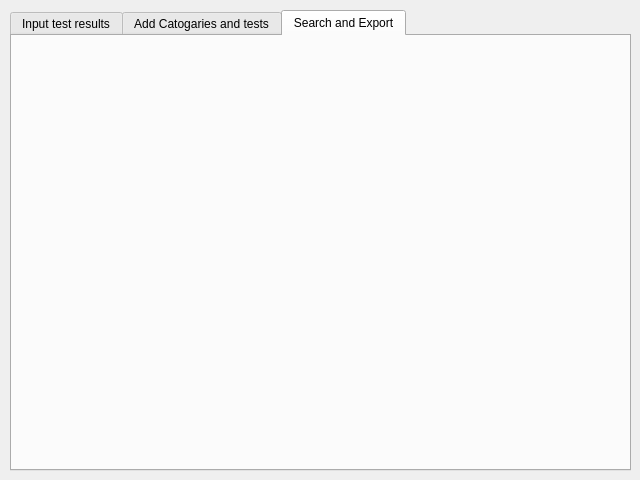
<?xml version="1.0" encoding="UTF-8"?>
<ui version="4.0">
 <class>Form</class>
 <widget class="QWidget" name="Form">
  <property name="geometry">
   <rect>
    <x>0</x>
    <y>0</y>
    <width>640</width>
    <height>480</height>
   </rect>
  </property>
  <property name="windowTitle">
   <string>Form</string>
  </property>
  <widget class="QTabWidget" name="tabWidget">
   <property name="geometry">
    <rect>
     <x>10</x>
     <y>10</y>
     <width>621</width>
     <height>461</height>
    </rect>
   </property>
   <property name="currentIndex">
    <number>2</number>
   </property>
   <widget class="QWidget" name="tab">
    <attribute name="title">
     <string>Input test results</string>
    </attribute>
    <widget class="QWidget" name="">
     <property name="geometry">
      <rect>
       <x>51</x>
       <y>91</y>
       <width>511</width>
       <height>161</height>
      </rect>
     </property>
     <layout class="QVBoxLayout" name="verticalLayout_7">
      <item>
       <layout class="QHBoxLayout" name="horizontalLayout_11">
        <item>
         <layout class="QHBoxLayout" name="horizontalLayout_6">
          <item>
           <widget class="QLabel" name="label_7">
            <property name="text">
             <string>Main Catogary</string>
            </property>
           </widget>
          </item>
          <item>
           <widget class="QComboBox" name="comboBox"/>
          </item>
         </layout>
        </item>
        <item>
         <layout class="QHBoxLayout" name="horizontalLayout_7">
          <item>
           <widget class="QLabel" name="label_8">
            <property name="text">
             <string>Sub Catogary</string>
            </property>
           </widget>
          </item>
          <item>
           <widget class="QComboBox" name="comboBox_2"/>
          </item>
         </layout>
        </item>
       </layout>
      </item>
      <item>
       <layout class="QHBoxLayout" name="horizontalLayout_12">
        <item>
         <layout class="QHBoxLayout" name="horizontalLayout_10">
          <item>
           <widget class="QLabel" name="label_5">
            <property name="text">
             <string>Date</string>
            </property>
           </widget>
          </item>
          <item>
           <widget class="QDateEdit" name="dateEdit">
            <property name="locale">
             <locale language="English" country="Canada"/>
            </property>
           </widget>
          </item>
         </layout>
        </item>
        <item>
         <layout class="QHBoxLayout" name="horizontalLayout_9">
          <item>
           <widget class="QLabel" name="label_6">
            <property name="text">
             <string>Time</string>
            </property>
           </widget>
          </item>
          <item>
           <widget class="QTimeEdit" name="timeEdit"/>
          </item>
         </layout>
        </item>
       </layout>
      </item>
      <item>
       <layout class="QHBoxLayout" name="horizontalLayout_13">
        <item>
         <layout class="QHBoxLayout" name="horizontalLayout_8">
          <item>
           <widget class="QLabel" name="label_9">
            <property name="text">
             <string>Result</string>
            </property>
           </widget>
          </item>
          <item>
           <widget class="QLineEdit" name="lineEdit"/>
          </item>
         </layout>
        </item>
        <item>
         <widget class="QPushButton" name="pushButton">
          <property name="text">
           <string>Add</string>
          </property>
         </widget>
        </item>
       </layout>
      </item>
     </layout>
    </widget>
   </widget>
   <widget class="QWidget" name="tab_2">
    <attribute name="title">
     <string>Add Catogaries and tests</string>
    </attribute>
    <widget class="QWidget" name="">
     <property name="geometry">
      <rect>
       <x>10</x>
       <y>10</y>
       <width>251</width>
       <height>411</height>
      </rect>
     </property>
     <layout class="QVBoxLayout" name="verticalLayout_4">
      <item>
       <widget class="QGroupBox" name="groupBox">
        <property name="title">
         <string>Add Main Catogray</string>
        </property>
        <layout class="QVBoxLayout" name="verticalLayout_6">
         <item>
          <layout class="QHBoxLayout" name="horizontalLayout">
           <item>
            <widget class="QLabel" name="label_3">
             <property name="text">
              <string>Main Catogary</string>
             </property>
            </widget>
           </item>
           <item>
            <widget class="QLineEdit" name="le_main_catogary"/>
           </item>
          </layout>
         </item>
         <item>
          <layout class="QHBoxLayout" name="horizontalLayout_14">
           <item>
            <widget class="QPushButton" name="pushButton_2">
             <property name="text">
              <string>Add</string>
             </property>
            </widget>
           </item>
           <item>
            <widget class="QPushButton" name="pushButton_5">
             <property name="text">
              <string>Delete</string>
             </property>
            </widget>
           </item>
          </layout>
         </item>
        </layout>
       </widget>
      </item>
      <item>
       <widget class="QGroupBox" name="groupBox_2">
        <property name="title">
         <string>Add Sub Catogary</string>
        </property>
        <layout class="QVBoxLayout" name="verticalLayout_5">
         <item>
          <layout class="QVBoxLayout" name="verticalLayout">
           <item>
            <layout class="QHBoxLayout" name="horizontalLayout_2">
             <item>
              <widget class="QLabel" name="label">
               <property name="text">
                <string>SubCatogary</string>
               </property>
              </widget>
             </item>
             <item>
              <widget class="QLineEdit" name="le_sub_catogary"/>
             </item>
            </layout>
           </item>
           <item>
            <layout class="QHBoxLayout" name="horizontalLayout_3">
             <item>
              <widget class="QLabel" name="label_2">
               <property name="text">
                <string>Main Catogary</string>
               </property>
              </widget>
             </item>
             <item>
              <widget class="QComboBox" name="com_box_main_catogary"/>
             </item>
            </layout>
           </item>
          </layout>
         </item>
         <item>
          <layout class="QHBoxLayout" name="horizontalLayout_15">
           <item>
            <widget class="QPushButton" name="pushButton_3">
             <property name="text">
              <string>Add</string>
             </property>
            </widget>
           </item>
           <item>
            <widget class="QPushButton" name="pushButton_6">
             <property name="text">
              <string>Delete</string>
             </property>
            </widget>
           </item>
          </layout>
         </item>
        </layout>
       </widget>
      </item>
      <item>
       <widget class="QGroupBox" name="groupBox_3">
        <property name="title">
         <string>Add Test Type</string>
        </property>
        <layout class="QVBoxLayout" name="verticalLayout_3">
         <item>
          <layout class="QVBoxLayout" name="verticalLayout_2">
           <item>
            <layout class="QHBoxLayout" name="horizontalLayout_4">
             <item>
              <widget class="QLabel" name="label_4">
               <property name="text">
                <string>Test Name</string>
               </property>
              </widget>
             </item>
             <item>
              <widget class="QLineEdit" name="le_test_name"/>
             </item>
            </layout>
           </item>
           <item>
            <layout class="QHBoxLayout" name="horizontalLayout_5">
             <item>
              <widget class="QCheckBox" name="che_box_unit">
               <property name="layoutDirection">
                <enum>Qt::LayoutDirection::LeftToRight</enum>
               </property>
               <property name="autoFillBackground">
                <bool>false</bool>
               </property>
               <property name="text">
                <string>Unit</string>
               </property>
              </widget>
             </item>
             <item>
              <widget class="QLineEdit" name="le_unit"/>
             </item>
            </layout>
           </item>
          </layout>
         </item>
         <item>
          <layout class="QHBoxLayout" name="horizontalLayout_16">
           <item>
            <widget class="QPushButton" name="pushButton_7">
             <property name="text">
              <string>Add</string>
             </property>
            </widget>
           </item>
           <item>
            <widget class="QPushButton" name="pushButton_8">
             <property name="text">
              <string>Delete</string>
             </property>
            </widget>
           </item>
          </layout>
         </item>
        </layout>
       </widget>
      </item>
     </layout>
    </widget>
   </widget>
   <widget class="QWidget" name="tab_3">
    <attribute name="title">
     <string>Search and Export</string>
    </attribute>
   </widget>
  </widget>
 </widget>
 <resources/>
 <connections/>
</ui>
